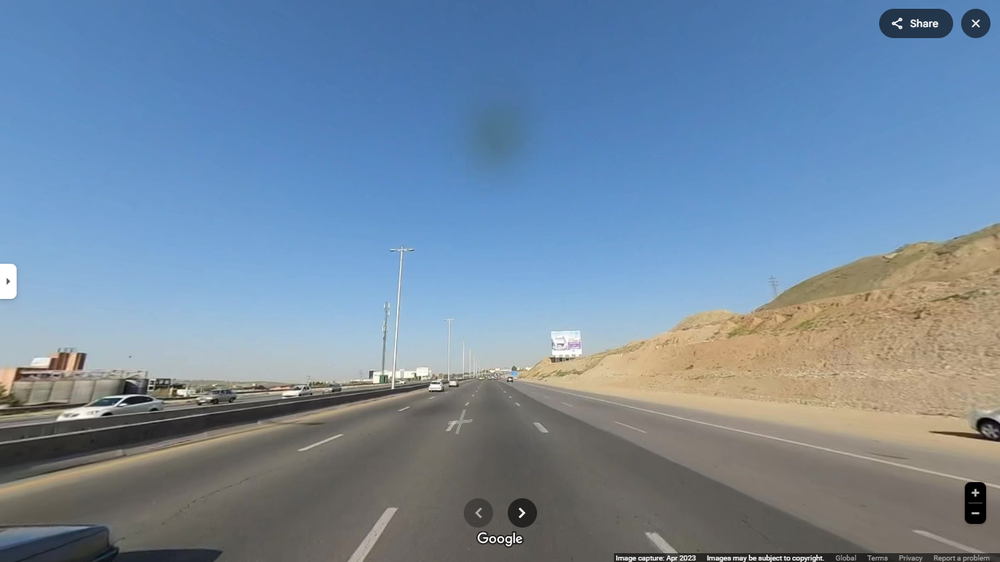
#> input picture 3. Assignment 3 - Hough Transform/images/task2_line_detection/1.png, 1000 x 562 px, shrunk from 1365 x 767 before the run
$ python task2-main.py
#> lines starting #> are read from the running program, lines starting #| are printed output that depends on the picture; after the words box and inside, x2 and y2 are one past the last pixel; in counts of white or black regions, pixels touching at a corner belong together
import sys
import os
from pathlib import Path

BASE_DIR = Path(__file__).resolve().parent.parent
sys.path.insert(0, str(BASE_DIR))

import matplotlib  # noqa: E402
import imageio.v2 as imageio  # noqa: E402
import cv2  # noqa: E402
import time  # noqa: E402

import numpy as np  # noqa: E402

import matplotlib.pyplot as plt  # noqa: E402

matplotlib.use("Agg")


# ====================== Timer ======================
class Timer:
    def __init__(self, label=""):
        self.label = label
        self.elapsed = 0.0

    def __enter__(self):
        self.start = time.perf_counter()
        return self

    def __exit__(self, *args):
        self.elapsed = time.perf_counter() - self.start
        print(f"  [{self.label}] elapsed: {self.elapsed:.4f} s")


# ====================== Utils ======================
def load_image_rgb(path):
    img = cv2.imread(path)
    if img is None:
        raise FileNotFoundError(f"Cannot read image: {path}")
    return cv2.cvtColor(img, cv2.COLOR_BGR2RGB)


def save_image(path, img):
    if img.dtype in (np.float64, np.float32):
        out = np.clip(img * 255, 0, 255).astype(np.uint8)
    else:
        out = img.copy()
    if out.ndim == 3 and out.shape[2] == 3:
        out = cv2.cvtColor(out, cv2.COLOR_RGB2BGR)
    cv2.imwrite(path, out)
    print(f"  Saved: {path}")


# ====================== Filters ======================
def gaussian_kernel(size, sigma):
    if size % 2 == 0:
        size += 1
    ax = np.arange(size) - size // 2
    kernel_1d = np.exp(-0.5 * (ax / sigma) ** 2)
    kernel = np.outer(kernel_1d, kernel_1d)
    return kernel / kernel.sum()


def convolve2d(image, kernel):
    kh, kw = kernel.shape
    pad = kh // 2
    padded = np.pad(image, pad, mode="reflect")
    out = np.zeros_like(image, dtype=np.float64)
    for i in range(kh):
        for j in range(kw):
            out += kernel[i, j] * padded[i : i + image.shape[0], j : j + image.shape[1]]
    return out


def gaussian_blur(image, size=5, sigma=1.4):
    kernel = gaussian_kernel(size, sigma)
    return convolve2d(image, kernel)


# ====================== Preprocessing ======================
def preprocess_lane_image(rgb):
    h, w = rgb.shape[:2]

    gray = (0.299 * rgb[:, :, 0] + 0.587 * rgb[:, :, 1] + 0.114 * rgb[:, :, 2]) / 255.0
    gray = gaussian_blur(gray, size=5, sigma=1.4)

    r, g, b = rgb[:, :, 0], rgb[:, :, 1], rgb[:, :, 2]
    white = (r > 180) & (g > 180) & (b > 160)
    yellow = (r > 170) & (g > 150) & (b < 120)
    color_mask = (white | yellow).astype(np.float64)
    color_mask = gaussian_blur(color_mask, size=5, sigma=1.4)

    vertices = np.array(
        [
            [int(w * 0.05), h - 1],
            [int(w * 0.40), int(h * 0.65)],
            [int(w * 0.60), int(h * 0.65)],
            [int(w * 0.95), h - 1],
        ]
    )
    mask = np.zeros((h, w), dtype=np.float64)
    _fill_roi(mask, vertices)

    merged = np.maximum(gray * mask, color_mask * mask * 0.8)
    return merged


def _fill_roi(mask, pts):
    h, w = mask.shape
    y_min = max(int(pts[:, 1].min()), 0)
    y_max = min(int(pts[:, 1].max()), h - 1)
    for y in range(y_min, y_max + 1):
        x_ints = []
        for i in range(len(pts)):
            j = (i + 1) % len(pts)
            y1, y2 = pts[i, 1], pts[j, 1]
            if y1 == y2:
                continue
            if (y1 <= y < y2) or (y2 <= y < y1):
                x = pts[i, 0] + (y - y1) * (pts[j, 0] - pts[i, 0]) / (y2 - y1)
                x_ints.append(x)
        if len(x_ints) >= 2:
            x_ints.sort()
            xa = max(int(np.ceil(x_ints[0])), 0)
            xb = min(int(np.floor(x_ints[1])), w - 1)
            mask[y, xa : xb + 1] = 1.0


# ====================== Edge Detection ======================
SOBEL_X = np.array([[-1, 0, 1], [-2, 0, 2], [-1, 0, 1]], dtype=np.float64)
SOBEL_Y = np.array([[-1, -2, -1], [0, 0, 0], [1, 2, 1]], dtype=np.float64)


def canny_edge_detection(
    image, blur_size=5, blur_sigma=1.0, low_thresh=0.05, high_thresh=0.15
):
    smoothed = gaussian_blur(image, blur_size, blur_sigma)
    gx = convolve2d(smoothed, SOBEL_X)
    gy = convolve2d(smoothed, SOBEL_Y)
    magnitude = np.sqrt(gx**2 + gy**2)
    direction = np.arctan2(gy, gx)

    nms = _non_max_suppression(magnitude, direction)
    edges = _hysteresis(nms, low_thresh, high_thresh)
    return edges, magnitude, direction


def _non_max_suppression(magnitude, direction):
    angle_deg = np.rad2deg(direction) % 180.0
    out = np.zeros_like(magnitude)
    h, w = magnitude.shape
    for i in range(1, h - 1):
        for j in range(1, w - 1):
            ang = angle_deg[i, j]
            if (0 <= ang < 22.5) or (157.5 <= ang <= 180):
                n1, n2 = magnitude[i, j - 1], magnitude[i, j + 1]
            elif 22.5 <= ang < 67.5:
                n1, n2 = magnitude[i - 1, j - 1], magnitude[i + 1, j + 1]
            elif 67.5 <= ang < 112.5:
                n1, n2 = magnitude[i - 1, j], magnitude[i + 1, j]
            else:
                n1, n2 = magnitude[i - 1, j + 1], magnitude[i + 1, j - 1]

            if magnitude[i, j] >= n1 and magnitude[i, j] >= n2:
                out[i, j] = magnitude[i, j]
    return out


def _hysteresis(nms, low_ratio=0.05, high_ratio=0.15):
    high = nms.max() * high_ratio if nms.max() > 0 else 1.0
    low = nms.max() * low_ratio if nms.max() > 0 else 0.1
    strong = nms >= high
    weak = (nms >= low) & (~strong)
    return strong.astype(bool)


# ====================== Hough Lines ======================
def hough_line_transform(edge_map, theta_res=1.0, rho_res=1.0):
    h, w = edge_map.shape
    diag = int(np.ceil(np.sqrt(h**2 + w**2)))
    thetas = np.deg2rad(np.arange(-90, 90, theta_res))
    rhos = np.arange(-diag, diag + 1, rho_res)

    accumulator = np.zeros((len(rhos), len(thetas)), dtype=np.int32)
    ey, ex = np.nonzero(edge_map > 0.5 if edge_map.dtype != bool else edge_map)

    cos_t = np.cos(thetas)
    sin_t = np.sin(thetas)

    for ti in range(len(thetas)):
        rho_vals = ex * cos_t[ti] + ey * sin_t[ti]
        rho_idx = np.round((rho_vals - rhos[0]) / rho_res).astype(np.int32)
        valid = (rho_idx >= 0) & (rho_idx < len(rhos))
        np.add.at(accumulator[:, ti], rho_idx[valid], 1)

    return accumulator, thetas, rhos


def extract_line_peaks(accumulator, thetas, rhos, threshold_ratio=0.30, nhood_size=15):
    thresh = accumulator.max() * threshold_ratio
    acc = accumulator.copy().astype(np.float64)
    peaks = []
    for _ in range(30):
        idx = np.unravel_index(acc.argmax(), acc.shape)
        val = acc[idx]
        if val < thresh:
            break
        ri, ti = idx
        peaks.append((rhos[ri], thetas[ti], val))
        r_lo = max(ri - nhood_size, 0)
        r_hi = min(ri + nhood_size + 1, acc.shape[0])
        t_lo = max(ti - nhood_size, 0)
        t_hi = min(ti + nhood_size + 1, acc.shape[1])
        acc[r_lo:r_hi, t_lo:t_hi] = 0
    return peaks


def separate_left_right_lanes(
    peaks, img_w, img_h, accumulator=None, thetas=None, rhos=None
):
    y_bottom = img_h - 1
    y_top = int(img_h * 0.675)

    if accumulator is not None and thetas is not None and rhos is not None:
        left_peaks = _extract_angle_range(accumulator, thetas, rhos, 20, 65)
        right_peaks = _extract_angle_range(accumulator, thetas, rhos, -65, -20)
        all_peaks = left_peaks + right_peaks
    else:
        all_peaks = peaks

    left_candidates = []
    right_candidates = []

    for rho, theta, votes in all_peaks:
        x_bottom = _line_x_at_y(rho, theta, y_bottom)
        x_top = _line_x_at_y(rho, theta, y_top)
        if x_bottom is None or x_top is None:
            continue
        if abs(x_bottom - x_top) < 20:
            continue
        if x_top < img_w * 0.10 or x_top > img_w * 0.90:
            continue

        if x_bottom < x_top - 10 and img_w * 0.20 < x_bottom < img_w * 0.50:
            left_candidates.append((rho, theta, votes, x_bottom, x_top))
        elif x_bottom > x_top + 10 and img_w * 0.55 < x_bottom < img_w * 0.85:
            right_candidates.append((rho, theta, votes, x_bottom, x_top))

    left_line = _pick_best_lane(left_candidates, img_w * 0.35, y_top, y_bottom)
    right_line = _pick_best_lane(right_candidates, img_w * 0.68, y_top, y_bottom)
    return left_line, right_line


def _line_x_at_y(rho, theta, y):
    cos_t = np.cos(theta)
    if abs(cos_t) < 1e-9:
        return None
    return (rho - y * np.sin(theta)) / cos_t


def _extract_angle_range(accumulator, thetas, rhos, theta_lo, theta_hi):
    theta_degs = np.degrees(thetas)
    cols = np.where((theta_degs >= theta_lo) & (theta_degs <= theta_hi))[0]
    if len(cols) == 0:
        return []
    sub_acc = accumulator[:, cols].copy().astype(np.float64)
    peaks = []
    for _ in range(8):
        idx = np.unravel_index(sub_acc.argmax(), sub_acc.shape)
        ri, ci_local = idx
        val = sub_acc[ri, ci_local]
        if val < 8:
            break
        ci = cols[ci_local]
        peaks.append((rhos[ri], thetas[ci], float(val)))
        r_lo = max(ri - 12, 0)
        r_hi = min(ri + 13, sub_acc.shape[0])
        c_lo = max(ci_local - 12, 0)
        c_hi = min(ci_local + 13, sub_acc.shape[1])
        sub_acc[r_lo:r_hi, c_lo:c_hi] = 0
    return peaks


def _pick_best_lane(candidates, expected_x, y_top, y_bottom):
    if not candidates:
        return None
    scored = []
    for c in candidates:
        dist = abs(c[3] - expected_x)
        if dist > 250:
            continue
        score = -dist + c[2] * 0.1
        scored.append((score, c))
    if not scored:
        return None
    best = max(scored, key=lambda x: x[0])[1]
    return ((int(best[4]), y_top), (int(best[3]), y_bottom))


# ====================== Visualize ======================
def draw_lane_overlay(rgb_img, left_line, right_line, color=(0, 200, 0), alpha=0.3):
    overlay = rgb_img.copy().astype(np.float64)
    h, w = rgb_img.shape[:2]

    if left_line is not None and right_line is not None:
        (lx1, ly1), (lx2, ly2) = left_line
        (rx1, ry1), (rx2, ry2) = right_line
        pts = np.array([[lx1, ly1], [lx2, ly2], [rx2, ry2], [rx1, ry1]], dtype=np.int32)

        mask = np.zeros((h, w), dtype=np.uint8)
        _fill_polygon(mask, pts, 1)
        region = mask.astype(bool)
        poly_color = np.array(color, dtype=np.float64)
        overlay[region] = overlay[region] * (1 - alpha) + poly_color * alpha

    return np.clip(overlay, 0, 255).astype(np.uint8)


def _fill_polygon(mask, pts, value):
    h, w = mask.shape
    y_min = max(int(pts[:, 1].min()), 0)
    y_max = min(int(pts[:, 1].max()), h - 1)
    for y in range(y_min, y_max + 1):
        x_ints = []
        for i in range(len(pts)):
            j = (i + 1) % len(pts)
            y1, y2 = pts[i, 1], pts[j, 1]
            if y1 == y2:
                continue
            if (y1 <= y < y2) or (y2 <= y < y1):
                x = pts[i, 0] + (y - y1) * (pts[j, 0] - pts[i, 0]) / (y2 - y1)
                x_ints.append(x)
        if len(x_ints) >= 2:
            x_ints.sort()
            xa = max(int(np.ceil(x_ints[0])), 0)
            xb = min(int(np.floor(x_ints[1])), w - 1)
            mask[y, xa : xb + 1] = value


def save_lane_pipeline(original, edges, accumulator, overlay, path, img_name=""):
    fig, axes = plt.subplots(1, 4, figsize=(22, 5))
    titles = ["Original", "Edge Map", "Hough Accumulator", "Lane Overlay"]
    imgs = [original, edges, accumulator, overlay]
    cmaps = [None, "gray", "hot", None]

    for ax, img, t, cm in zip(axes, imgs, titles, cmaps):
        if cm:
            ax.imshow(img, cmap=cm, aspect="auto")
        else:
            ax.imshow(img)
        ax.set_title(t, fontsize=10)
        ax.axis("off")
    if img_name:
        fig.suptitle(f"Lane Detection — {img_name}", fontsize=13)
    fig.tight_layout()
    fig.savefig(path, dpi=120, bbox_inches="tight")
    plt.close(fig)


# ====================== Main Function ======================
def run():
    IMAGE_DIR = str(BASE_DIR / "images" / "task2_line_detection")
    OUTPUT_DIR = str(BASE_DIR / "output" / "task2")

    os.makedirs(OUTPUT_DIR, exist_ok=True)

    files = sorted(
        [f for f in os.listdir(IMAGE_DIR) if f.lower().endswith(".png")],
        key=lambda x: int(os.path.splitext(x)[0]),
    )

    print("\n" + "=" * 70)
    print("Autonomous Lane Detection (Hough Lines)")
    print("=" * 70)

    frames = []
    prev_left = None
    prev_right = None

    for i, fname in enumerate(files):
        path = os.path.join(IMAGE_DIR, fname)
        stem = os.path.splitext(fname)[0]

        print(f"\n--- Frame {i + 1}/{len(files)}: {fname} ---")

        rgb = load_image_rgb(path)
#> in load_image_rgb, img is the input picture: shape (562, 1000, 3); mean B, G, R 159.4, 137.5, 115.9
        h, w = rgb.shape[:2]

        with Timer("Preprocessing") as t_pre:
            preprocessed = preprocess_lane_image(rgb)
#> in preprocess_lane_image, `white = (r > 180) & (g > 180) & (b > 160)`:
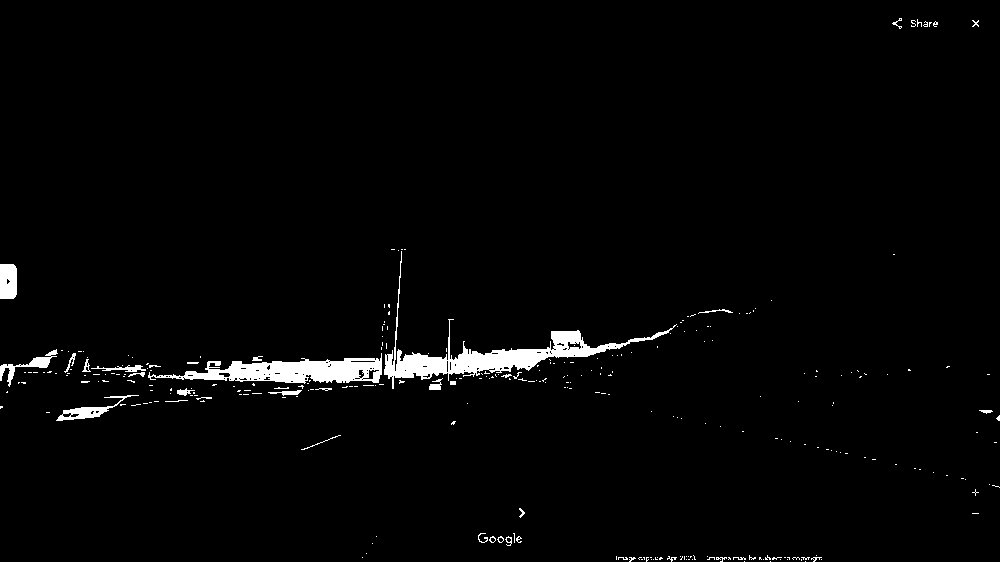
#> white: shape (562, 1000) bool; 2.1% white; 297 white regions (262 under 20 px), largest, box (x1, y1, x2, y2) and area: (384, 251, 677, 389) 4569, (148, 353, 382, 384) 3506, (0, 264, 17, 299) 572

        with Timer("Edge Detection") as t_edge:
            edges, _, _ = canny_edge_detection(preprocessed)
#> after the loop in convolve2d (call 4), `for i in range(kh):`:
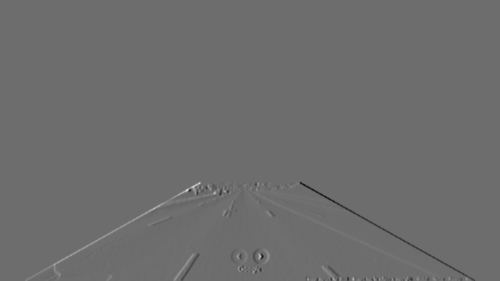
#> out: shape (562, 1000) float64 (shown at 1/2 size); min -1.17, max 1.55, mean 4.74e-21; drawn with min black and max white
#> after the loop in convolve2d (call 5), `for i in range(kh):`:
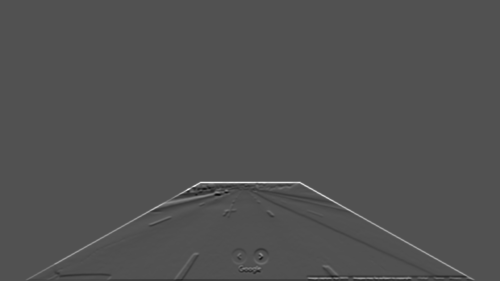
#> out: shape (562, 1000) float64 (shown at 1/2 size); min -1.06, max 2.26, mean 0.00291; drawn with min black and max white
#> in _hysteresis, `high = nms.max() * high_ratio if nms.max() > 0 else 1.0`: high = 0.373
#> in _hysteresis, `low = nms.max() * low_ratio if nms.max() > 0 else 0.1`: low = 0.124

        with Timer("Hough Voting") as t_hough:
            accumulator, thetas, rhos = hough_line_transform(edges)
#> in hough_line_transform, `ey, ex = np.nonzero(edge_map > 0.5 if edge_map.dtype != bool else edge..`: ey = 3393 values from 364 to 560; ex = 3393 values, max 948 at index 2735, min 54 at index 2660, mean 523.6
#> thetas = 180 values from -1.57 to 1.55; rhos = 2297 values from -1148 to 1148

        with Timer("Post-processing") as t_post:
            peaks = extract_line_peaks(accumulator, thetas, rhos)
#> in extract_line_peaks, `thresh = accumulator.max() * threshold_ratio`: thresh = 197.1
#> the loop in extract_line_peaks, `for _ in range(30):` made 4 passes
#> (val, ri, ti, r_lo, r_hi, t_lo, t_hi) on passes 1 to 3: (657, 588, 0, 573, 604, 0, 16), (278, 1662, 151, 1647, 1678, 136, 167), (272, 1119, 29, 1104, 1135, 14, 45)
#> after the loop in extract_line_peaks, `for _ in range(30):`:
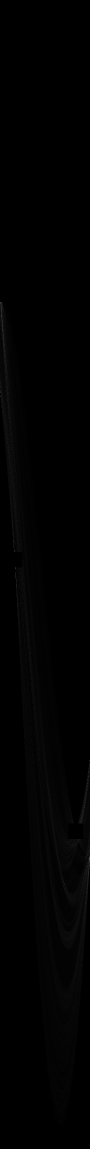
#> acc: shape (2297, 180) float64 (shown at 1/2 size); min 0, max 144, mean 1.4
#> after the loop in extract_line_peaks, `for _ in range(30):`: peaks = [(-560, -1.57, 657), (514, 1.06, 278), (-29, -1.06, 272)]
            left_line, right_line = separate_left_right_lanes(
                peaks, w, h, accumulator, thetas, rhos
            )
#> in _extract_angle_range, `theta_degs = np.degrees(thetas)`: theta_degs = 180 values from -90 to 89
#> in _extract_angle_range, `cols = np.where((theta_degs >= theta_lo) & (theta_degs <= theta_hi))[0]`: cols = 46 values from 110 to 155
#> the loop in _extract_angle_range, `for _ in range(8):` made 8 passes
#> (ri, ci_local, val, ci, r_lo, r_hi, c_lo, c_hi) on passes 1 to 4: (1662, 41, 278, 151, 1650, 1675, 29, 46), (1763, 17, 65, 127, 1751, 1776, 5, 30), (1749, 11, 44, 121, 1737, 1762, 0, 24), (1683, 44, 32, 154, 1671, 1696, 32, 46)
#> after the loop in _extract_angle_range, `for _ in range(8):`: peaks = [(514, 1.06, 278), (615, 0.646, 65), (601, 0.541, 44), (535, 1.12, 32), (628, 0.716, 26), (501, 1.13, 24), (641, 0.785, 24), (704, 1.12, 23)]
#> in separate_left_right_lanes, `left_peaks = _extract_angle_range(accumulator, thetas, rhos, 20, 65)`: left_peaks has the same summary as peaks in _extract_angle_range
#> the loop in _extract_angle_range (call 2), `for _ in range(8):` made 8 passes
#> (ri, ci_local, val, ci, r_lo, r_hi, c_lo, c_hi) on passes 1 to 4: (1119, 4, 272, 29, 1107, 1132, 0, 17), (1134, 5, 123, 30, 1122, 1147, 0, 18), (1101, 3, 70, 28, 1089, 1114, 0, 16), (1149, 6, 61, 31, 1137, 1162, 0, 19)
#> in separate_left_right_lanes, `right_peaks = _extract_angle_range(accumulator, thetas, rhos, -65, -20)`: right_peaks = [(-29, -1.06, 272), (-14, -1.05, 123), (-47, -1.08, 70), (1, -1.03, 61), (-66, -1.1, 40), (88, -0.785, 39), (16, -1.01, 36), (73, -0.803, 32)]
#> in separate_left_right_lanes, `all_peaks = left_peaks + right_peaks`: all_peaks = 16 items, first 6: (514, 1.06, 278), (615, 0.646, 65), (601, 0.541, 44), (535, 1.12, 32), (628, 0.716, 26), (501, 1.13, 24)
#> the loop in separate_left_right_lanes, `for rho, theta, votes in all_peaks:` made 16 passes
#> (rho, theta, votes, x_bottom, x_top) on passes 1 to 4: (514, 1.06, 278, 48.14, 376.5), (615, 0.646, 65, 347.3, 484.5), (601, 0.541, 44, 364.1, 473.4), (535, 1.12, 32, 70.21, 443.4)
#> after the loop in separate_left_right_lanes, `for rho, theta, votes in all_peaks:`: left_candidates = [(615, 0.646, 65, 347.3, 484.5), (601, 0.541, 44, 364.1, 473.4), (628, 0.716, 26, 344.4, 502.6), (641, 0.785, 24, 345.5, 527.5), (704, 1.12, 23, 455.7, 828.9)]; right_candidates = [(88, -0.785, 39, 685.5, 503.5), (73, -0.803, 32, 686, 497.6)]
#> the loop in _pick_best_lane, `for c in candidates:` made 5 passes
#> (c, dist, score) on passes 1 to 4: ((615, 0.646, 65, 347.3, 484.5), 2.68, 3.82), ((601, 0.541, 44, 364.1, 473.4), 14.06, -9.66), ((628, 0.716, 26, 344.4, 502.6), 5.56, -2.96), ((641, 0.785, 24, 345.5, 527.5), 4.49, -2.09)
#> after the loop in _pick_best_lane, `for c in candidates:`: scored = [(3.82, (615, 0.646, 65, 347.3, 484.5)), (-9.66, (601, 0.541, 44, 364.1, 473.4)), (-2.96, (628, 0.716, 26, 344.4, 502.6)), (-2.09, (641, 0.785, 24, 345.5, 527.5)), (-103.4, (704, 1.12, 23, 455.7, 828.9))]
#> in _pick_best_lane, `best = max(scored, key=lambda x: x[0])[1]`: best = (615, 0.646, 65, 347.3, 484.5)
#> in separate_left_right_lanes, `left_line = _pick_best_lane(left_candidates, img_w * 0.35, y_top, y_bo..`: left_line = ((484, 379), (347, 561))
#> the loop in _pick_best_lane (call 2), `for c in candidates:` made 2 passes
#> (c, dist, score) on passes 1 to 2: ((88, -0.785, 39, 685.5, 503.5), 5.45, -1.55), ((73, -0.803, 32, 686, 497.6), 6.02, -2.82)
#> in separate_left_right_lanes, `right_line = _pick_best_lane(right_candidates, img_w * 0.68, y_top, y_..`: right_line = ((503, 379), (685, 561))
#> left_line = ((484, 379), (347, 561)); right_line = ((503, 379), (685, 561))

            if left_line and abs(left_line[1][0] - w * 0.35) > 100:
                left_line = None
            if right_line and abs(right_line[1][0] - w * 0.68) > 80:
                right_line = None

            if left_line is None and prev_left is not None:
                left_line = prev_left
            if right_line is None and prev_right is not None:
                right_line = prev_right

            prev_left = left_line
#> prev_left = ((484, 379), (347, 561))
            prev_right = right_line
#> prev_right = ((503, 379), (685, 561))

            overlay = draw_lane_overlay(rgb, left_line, right_line)
#> in draw_lane_overlay, `(lx1, ly1), (lx2, ly2) = left_line`: lx1 = 484; ly1 = 379; lx2 = 347; ly2 = 561
#> in draw_lane_overlay, `(rx1, ry1), (rx2, ry2) = right_line`: rx1 = 503; ry1 = 379; rx2 = 685; ry2 = 561
#> in draw_lane_overlay, `pts = np.array([[lx1, ly1], [lx2, ly2], [rx2, ry2], [rx1, ry1]], dtype..`: pts = [[484, 379], [347, 561], [685, 561], [503, 379]]
#> in _fill_polygon, `y_min = max(int(pts[:, 1].min()), 0)`: y_min = 379
#> in _fill_polygon, `y_max = min(int(pts[:, 1].max()), h - 1)`: y_max = 561
#> in draw_lane_overlay, `return np.clip(overlay, 0, 255).astype(np.uint8)`:
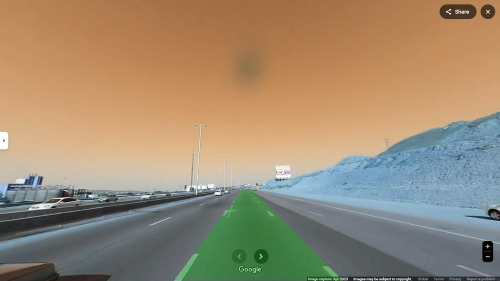
#> returned value: shape (562, 1000, 3) (shown at 1/2 size); mean of channels 0, 1, 2 114.1, 139.2, 157.8; drawn as B, G, R

        print(f"  Left:  {left_line}")
#|   Left:  ((484, 379), (347, 561))
        print(f"  Right: {right_line}")
#|   Right: ((503, 379), (685, 561))

        save_image(os.path.join(OUTPUT_DIR, f"{stem}_overlay.png"), overlay)
        frames.append(overlay)

        if i in (0, len(files) // 2, len(files) - 1):
            save_lane_pipeline(
                rgb,
                edges.astype(float),
                accumulator,
                overlay,
                os.path.join(OUTPUT_DIR, f"{stem}_pipeline.png"),
                fname,
            )
#> the loop in save_lane_pipeline, `for ax, img, t, cm in zip(axes, imgs, titles, cmaps):` made 4 passes
#> (t, cm) on passes 1 to 4: ('Original', None), ('Edge Map', 'gray'), ('Hough Accumulator', 'hot'), ('Lane Overlay', None)
#> in save_lane_pipeline, `fig.savefig(path, dpi=120, bbox_inches="tight")`:
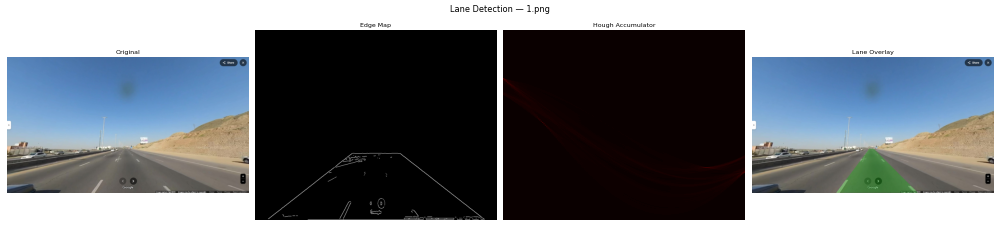
#> figure drawn by matplotlib, 4 panels

    gif_path = os.path.join(OUTPUT_DIR, "lane_detection.gif")
    print(f"\nBuilding GIF with {len(frames)} frames...")
#> (printed output is left out)
    imageio.mimsave(gif_path, frames, fps=2)
    print(f"GIF saved: {gif_path}")

    print("\n" + "=" * 70)
    print("All Done!")
    print("=" * 70)


if __name__ == "__main__":
    run()
